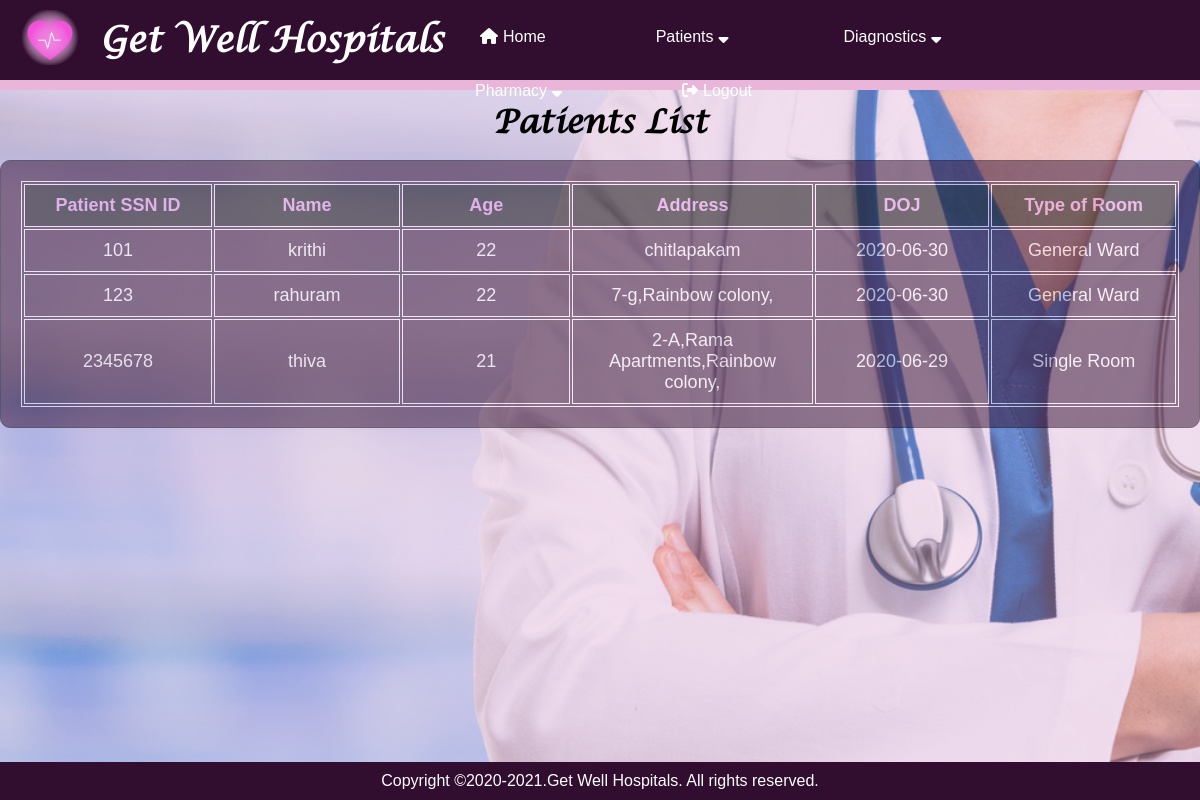
Page /view_patient_screen on the earlier database version.
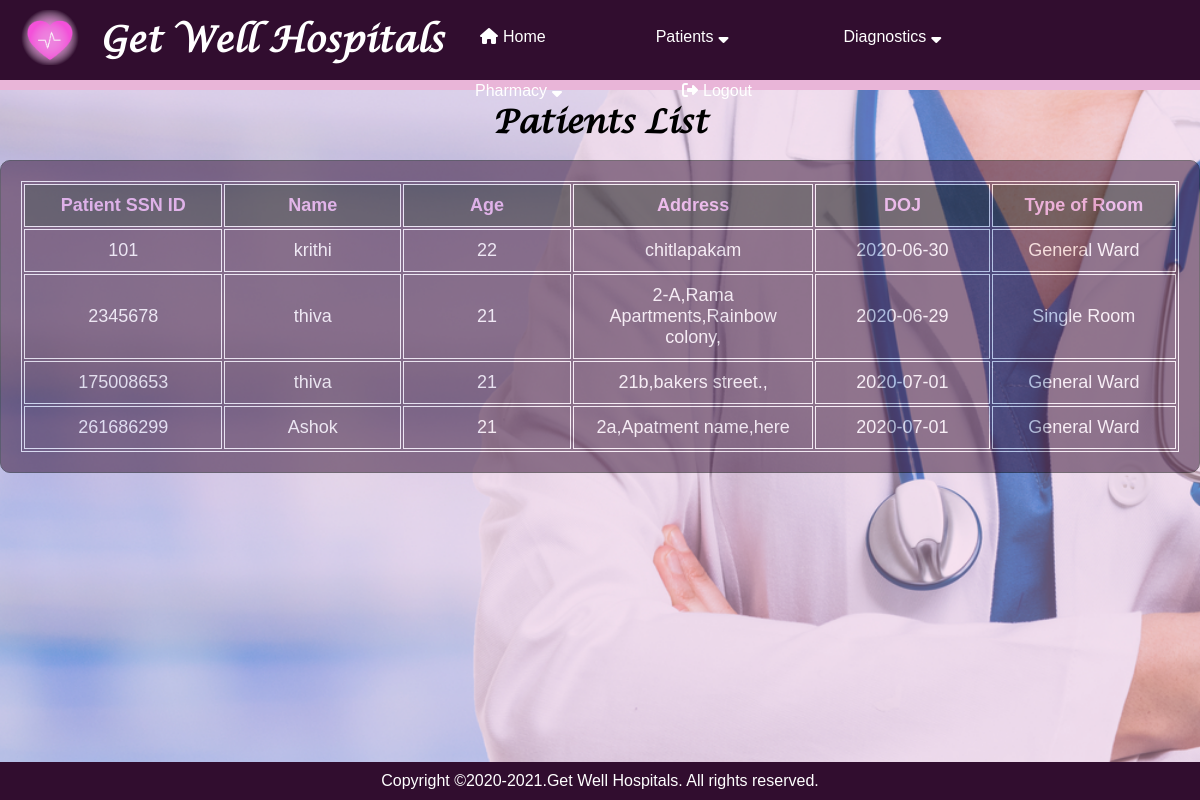
Same page on the later database version.
### application/routes.py (models this page shows)
class Patient(db.Model):
    __tablename__ = 'patients'
    patient_id = Column(Integer, primary_key=True)
    patient_name = Column(String)
    patient_age = Column(Integer)
    date = Column(String)
    type_of_bed = Column(String)
    address = Column(String)
    state = Column(String)
    city = Column(String)

### application/routes.py (the view)
@app.route('/view_patient_screen')
def view_patient_screen():
    patient =  Patient.query.all()
    if patient:
        return render_template("view_patient_screen.html", patient=patient)
    else:
        flash("There is no patient in the database","danger")
        return redirect(url_for("home"))

### application/templates/view_patient_screen.html
{% extends "layout.html" %}
{% block content %}
<h1>Patients List</h1>
<div class="background_table">
  <div style="opacity:inherit 200%;">
<table style="width:100%;">
    <tr style="color: rgb(235, 157, 235);">
      <th>Patient SSN ID</th>
      <th>Name</th>
      <th>Age</th>
      <th>Address</th>
      <th>DOJ</th>
      <th>Type of Room</th>
    </tr>
    {% for member in patient %}
    <tr>
      <td>{{member.patient_id}}</td>
      <td>{{member.patient_name}}</td>
      <td>{{member.patient_age}}</td>
      <td>{{member.address}}</td>
      <td>{{member.date}}</td>
      <td>{{member.type_of_bed}}</td>
    </tr>
    {% endfor %}
  </table>
</div>
</div>
  {% endblock %}

### application/templates/layout.html (shortened to what this page needs)
<!DOCTYPE html>
<html lang="en" dir="ltr">
  <head>
    <link rel="stylesheet" href="{{ url_for('static',filename='css/pages.css') }}">
    <link rel="stylesheet" href="https://stackpath.bootstrapcdn.com/font-awesome/4.7.0/css/font-awesome.min.css">
    <nav>
      <img class="image" src="{{ url_for('static',filename='images/HMS-logo2.png') }}">
      <label class="logo">Get Well Hospitals</label>
      <ul>
        <a href="/home"><li><i class="fa fa-home" ></i>Home</a></li>
        <a><li>Patients<i class="fa fa-sort-desc" aria-hidden="true"></i>
        </li></a>
        <a><li>Diagnostics<i class="fa fa-sort-desc" aria-hidden="true"></i></a>
        <a><li>Pharmacy<i class="fa fa-sort-desc" aria-hidden="true"></i>
        </li></a>
        <a href="/logout"><li><i class="fas fa-sign-out-alt"></i>Logout</a></li>
      </ul>
    </nav>
  </head>
  <body>
    {% block content %}
    {% endblock %}
  </body>
    <footer style="padding-top: 10px;">
        <p>Copyright &copy;2020-2021.Get Well Hospitals. All rights reserved.</p>
    </footer>
  </html>

### application/static/css/pages.css (style rules this page uses)
* { padding: 0; margin: 0; text-decoration: none; list-style: none; box-sizing: border-box; }
body { font-family: 'Lucida Calligraphy'; }
label.logo { color: white; font-size: 35px; line-height: 80px; padding: 0 100px; font-weight: bold; }
nav { background: #310d2f; border-bottom:10px solid #e9b5d8; height: auto; float: left; width: 100%; z-index: 2; }
nav ul { float:left; display: block; position: absolute; text-decoration: none; text-align: center; top:10px; left:35%; color:white; }
nav ul li { float: left; list-style: none; position: relative; padding:10px 50px; font-family: 'Franklin Gothic Medium', 'Arial Narrow', Arial, sans-serif; color:white; border-radius: 5px; }
nav ul li a { display: block; padding:8px 5px; color:white; text-decoration: none; }
nav .fa,.fas { padding-left:5px; padding-right:5px; }
body { background: url(/static/images/bg6.png) no-repeat; background-size: cover; background-color: #e9b5d8; background-position: 30% 15% ; }
.image { position: absolute; width:80px; padding: 10px; margin-left:10px; height:auto; float: left; }
footer { position:fixed; bottom:0; font-family:'Franklin Gothic Medium', 'Arial Narrow', Arial, sans-serif; text-align: center; color: white; background-color: #310d2f; padding-bottom:10px; width:100%; }
h1 { text-align: center; padding-top: 100px; }
table { text-align: left; position: relative; opacity: 100%; font-family: 'Franklin Gothic Medium', 'Arial Narrow', Arial, sans-serif; font-size: 18px; }
th { padding: 10px; position: relative; width:300px; opacity: 100%; }
.background_table { background-color: #310d2f; color: white; font-family: 'Franklin Gothic Medium', 'Arial Narrow', Arial, sans-serif;; position: absolute; opacity: 50%; top:20%; border: 1px solid black; padding:20px; margin-bottom: 100px; border-radius: 10px; z-index:-1; }
.background_table table { stroke:10px; border: 1px solid white; }
.background_table table tr { text-align: center; border: 1px solid white; }
.background_table table tr td { text-align: center; padding:10px; border: 1px solid white; }
.background_table table tr th { text-align: center; padding:10px; border: 1px solid white; background-color: black; }

Differences in the rows shown:
removed Patient: patient_id "123", patient_name "rahuram", patient_age "22", address "7-g,Rainbow colony,", date "2020-06-30", type_of_bed "General Ward"
added Patient: patient_id "175008653", patient_name "thiva", patient_age "21", address "21b,bakers street.,", date "2020-07-01", type_of_bed "General Ward"
added Patient: patient_id "261686299", patient_name "Ashok", patient_age "21", address "2a,Apatment name,here", date "2020-07-01", type_of_bed "General Ward"
